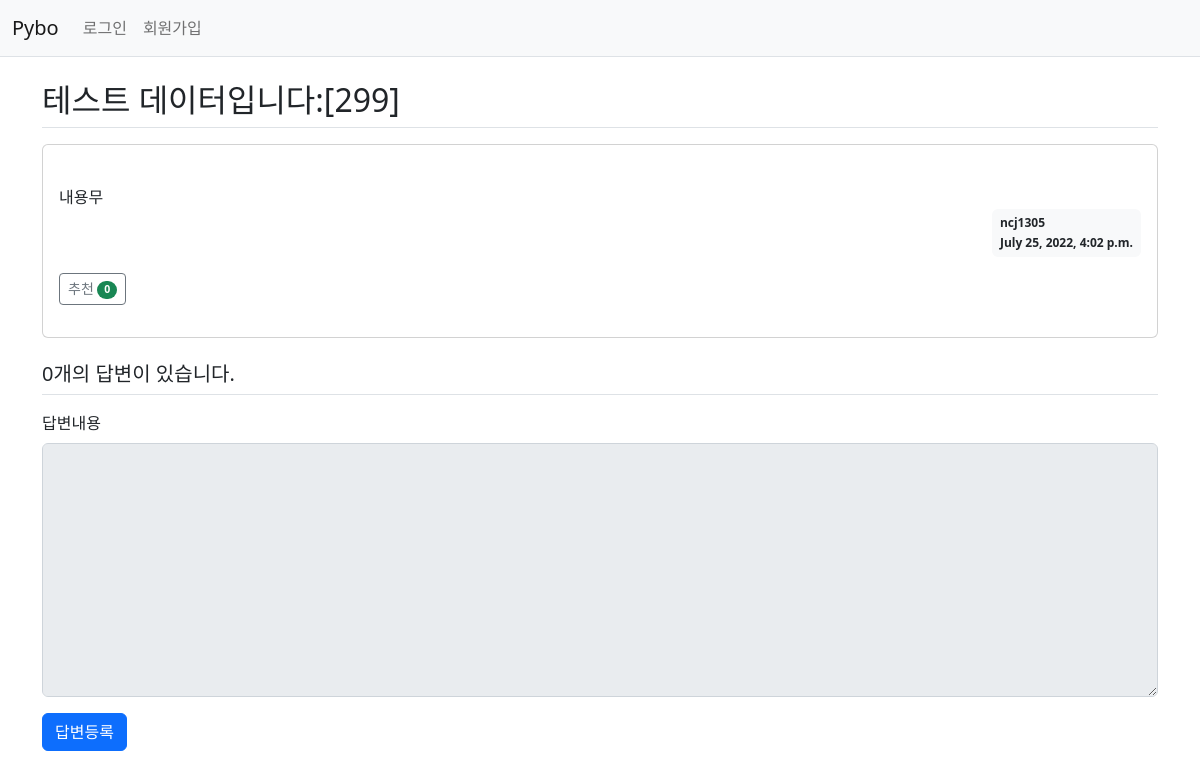
The page /pybo/305/ on the database as committed earlier.
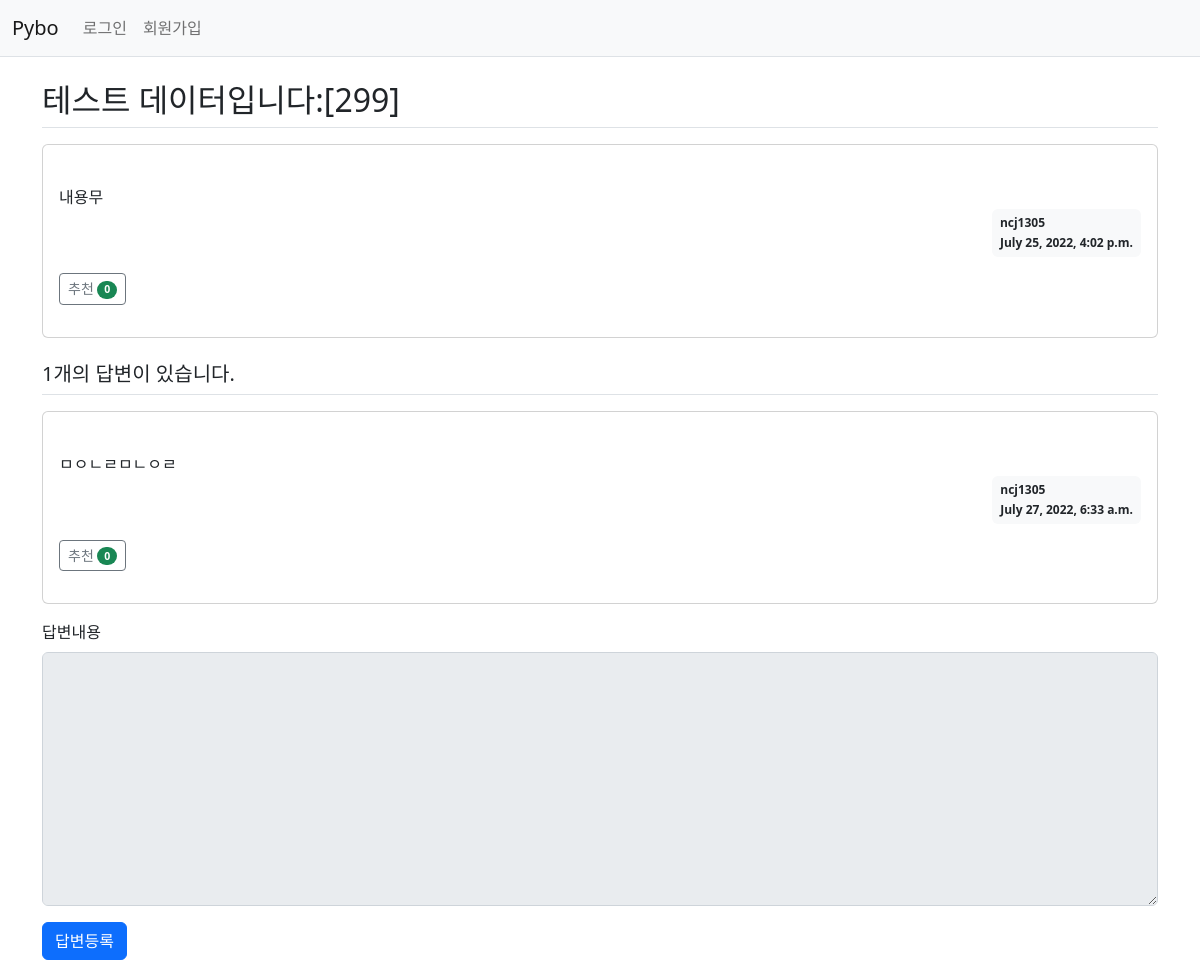
The same page on the database as committed later.
### pybo/models.py (models this page shows, shortened)
class Question(models.Model):
    author = models.ForeignKey(User, on_delete=models.CASCADE, related_name='author_question')
    subject = models.CharField(max_length=200)
    content = models.TextField()
    create_date = models.DateTimeField()
    modify_date = models.DateTimeField(null=True, blank=True)
    voter = models.ManyToManyField(User, related_name='voter_question')  # 추천인 추가

class Answer(models.Model):
    author = models.ForeignKey(User, on_delete=models.CASCADE,  related_name='author_answer')
    question = models.ForeignKey(Question, on_delete=models.CASCADE)
    content = models.TextField()
    create_date = models.DateTimeField()
    modify_date = models.DateTimeField(null=True, blank=True)
    voter = models.ManyToManyField(User, related_name='voter_answer')

### pybo/views/base_views.py (the view)
def detail(request, question_id):
    question = get_object_or_404(Question, pk=question_id)
    context = {'question': question}
    return render(request, 'pybo/question_detail.html', context)

### templates/pybo/question_detail.html (shortened to what this page needs)
{% extends 'base.html' %}
{% block content %}
<div class="container my-3">
    <h2 class="border-bottom py-2">{{ question.subject }}</h2>
    <div class="card my-3">
        <div class="card-body">
            <div class="card-text" style="white-space: pre-line">
                {{ question.content }}
            </div>
            <div class="d-flex justify-content-end">
                <div class="badge bg-light text-dark p-2 text-start">
                    <div class="mb-2">{{ question.author.username }}</div>
                    <div>{{ question.create_date }}</div>
                </div>
            </div>
            <div class="my-3">
                <a href="javascript:void(0)" data-uri="{% url 'pybo:question_vote' question.id  %}"
                    class="recommend btn btn-sm btn-outline-secondary"> 추천
                <span class="badge rounded-pill bg-success">{{question.voter.count}}</span>
                </a>
            </div>
        </div>
    </div>
    <h5 class="border-bottom my-3 py-2">
        {{question.answer_set.count}}개의 답변이 있습니다.
    </h5>
    {% for answer in question.answer_set.all %}
    <div class="card my-3">
        <div class="card-body">
            <div class="card-text" style="white-space: pre-line">
                {{ answer.content }}
            </div>
            <div class="d-flex justify-content-end">
                <div class="badge bg-light text-dark p-2 text-start">
                    <div class="mb-2">{{ answer.author.username }}</div>
                    <div>{{ answer.create_date }}</div>
                </div>
            </div>
            <div class="my-3">
                <a href="javascript:void(0)" data-uri="{% url 'pybo:answer_vote' answer.id  %}"
                    class="recommend btn btn-sm btn-outline-secondary"> 추천
                     <span class="badge rounded-pill bg-success">{{answer.voter.count}}</span>
                </a>
            </div>
        </div>
    </div>
    {% endfor %}
    <form
        action="{% url 'pybo:answer_create' question.id %}"
        method="post"
        class="my-3"
    >
        <div class="mb-3">
            <label for="content" class="form-label">답변내용</label>
            <textarea
                {% if not user.is_authenticated %}disabled{% endif %}
                name="content"
                id="content"
                class="form-control"
                rows="10"
            ></textarea>
        </div>
        <input type="submit" value="답변등록" class="btn btn-primary" />
    </form>
</div>
{% endblock %}

Rows that differ between the two databases and show on the page:
computed for Question "테스트 데이터입니다:[299]": answer_set.count "0" → "1"
added Answer: content "ㅁㅇㄴㄹㅁㄴㅇㄹ", author.username "ncj1305", create_date "July 27, 2022, 6:33 a.m.", voter.count "0"
